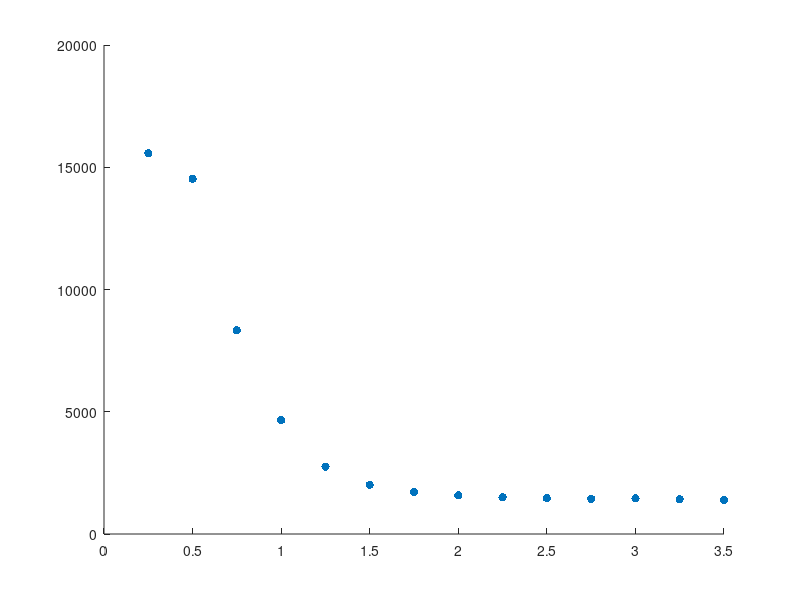

This chart was generated by the following MATLAB code:
x = [0.2500,0.5000,0.7500,1.0000,1.2500,1.5000,1.7500,2.0000,2.2500,2.5000,2.7500,3.0000,3.25,3.5]
y = [ 15574,14525,8328,4659,2755,2010,1718,1578,1504,1468,1438,1455,1422,1389]

scatter(x,y,'filled');